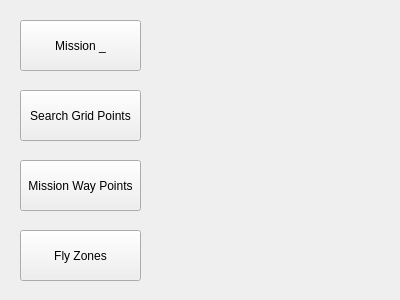
<?xml version="1.0" encoding="UTF-8"?>
<ui version="4.0">
 <class>MissionDetailsWindow</class>
 <widget class="QWidget" name="MissionDetailsWindow">
  <property name="geometry">
   <rect>
    <x>0</x>
    <y>0</y>
    <width>400</width>
    <height>300</height>
   </rect>
  </property>
  <property name="contextMenuPolicy">
   <enum>Qt::NoContextMenu</enum>
  </property>
  <property name="windowTitle">
   <string>Form</string>
  </property>
  <widget class="QPushButton" name="Mission_">
   <property name="geometry">
    <rect>
     <x>20</x>
     <y>20</y>
     <width>121</width>
     <height>51</height>
    </rect>
   </property>
   <property name="styleSheet">
    <string notr="true">QPushButton:pressed {
    border-style: inset;
}</string>
   </property>
   <property name="text">
    <string>Mission _</string>
   </property>
  </widget>
  <widget class="QPushButton" name="SearchGridPoints">
   <property name="geometry">
    <rect>
     <x>20</x>
     <y>90</y>
     <width>121</width>
     <height>51</height>
    </rect>
   </property>
   <property name="styleSheet">
    <string notr="true">QPushButton:pressed {
    border-style: inset;
}</string>
   </property>
   <property name="text">
    <string>Search Grid Points</string>
   </property>
  </widget>
  <widget class="QPushButton" name="MissionWayPoints">
   <property name="geometry">
    <rect>
     <x>20</x>
     <y>160</y>
     <width>121</width>
     <height>51</height>
    </rect>
   </property>
   <property name="styleSheet">
    <string notr="true">QPushButton:pressed {
    border-style: inset;
}</string>
   </property>
   <property name="text">
    <string>Mission Way Points</string>
   </property>
  </widget>
  <widget class="QPushButton" name="FlyZones">
   <property name="geometry">
    <rect>
     <x>20</x>
     <y>230</y>
     <width>121</width>
     <height>51</height>
    </rect>
   </property>
   <property name="styleSheet">
    <string notr="true">QPushButton:pressed {
    border-style: inset;
}</string>
   </property>
   <property name="text">
    <string>Fly Zones</string>
   </property>
  </widget>
 </widget>
 <resources/>
 <connections/>
</ui>
